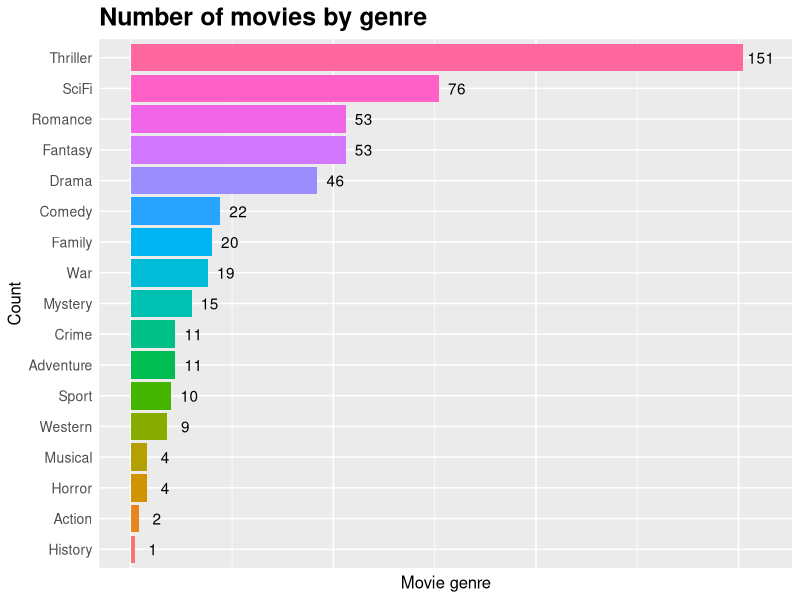
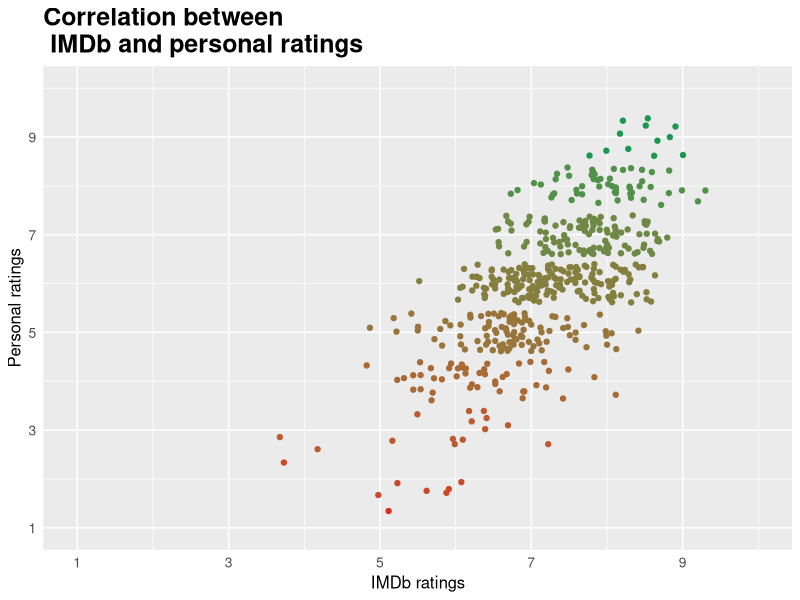

Recreate these plots in R, in order.
## ---- chunk 1
knitr::opts_chunk$set(echo = TRUE)
require(readr)
require(dplyr)
require(ggplot2)
## ---- chunk 2
## Set working directory
setwd("/Users/mariocatuogno/Dropbox/Github/IMDb")
## Import cleansed data
data <- read.csv("data/clean_data.csv")
## Check the structure of the dataset
str(data)
## ---- chunk 3

## ---- chunk 4
# Create data frame with frequencies for each movie genre
movie_genre <- c("Action", "Adventure", "Crime", "Drama", "Comedy", "Family",   
                 "Fantasy", "History", "Horror", "Musical", "Mystery", "Romance", 
                 "SciFi", "Sport", "Thriller", "War", "Western")
movie_freq <- c(2, 11, 11, 46, 22, 20, 
                53, 1, 4, 4, 15, 53, 
                76, 10, 151, 19, 9)
movie_genre_freq <- data.frame(movie_genre, movie_freq)
rm(movie_genre, movie_freq)
## ---- chunk 5
# Arrange levels of factor by frequency
movie_genre_freq$movie_genre <- factor(movie_genre_freq$movie_genre, levels = movie_genre_freq$movie_genre[order(movie_genre_freq$movie_freq)])
## ---- chunk 6
## P1: Number of movies by genre
p1 <- ggplot(data = movie_genre_freq, aes(x = movie_genre, y = movie_freq, label = movie_freq, fill = movie_genre)) + 
  geom_bar(stat = "identity") + geom_text(nudge_y = 4.5) + coord_flip() +
  labs(x = "Count", y = "Movie genre", title = "Number of movies by genre") +
  theme(plot.title = element_text(face = "bold", size = 18),
        axis.text.x = element_blank(),
        axis.text.y = element_text(size = 10),
        axis.title = element_text(size = 12),
        axis.ticks = element_blank(),
        legend.position = "none", 
        legend.text = element_text(face = "italic", size = 10),
        legend.title = element_blank())
plot(p1)
## ---- chunk 7
# P2: Show the correlation between IMDb ratings and personal ratings
p2 <- ggplot(data = data, aes(x = rating_IMDb, y = rating_personal, colour = rating_personal)) + geom_jitter() +
  scale_y_continuous(limits = c(1,10), breaks = c(1,3,5,7,9)) +
  scale_x_continuous(limits = c(1,10), breaks = c(1,3,5,7,9)) +
  scale_color_continuous(low = "#D73027", high = "#1A9850") +
  labs(x = "IMDb ratings", y = "Personal ratings", title = "Correlation between \n IMDb and personal ratings") +
  theme(plot.title = element_text(face = "bold", size = 18),
        axis.text.x = element_text(size = 10),
        axis.text.y = element_text(size = 10),
        axis.title = element_text(size = 12),
        axis.ticks = element_blank(),
        legend.position = "none", 
        legend.text = element_text(face = "italic", size = 10),
        legend.title = element_blank())
plot(p2)
